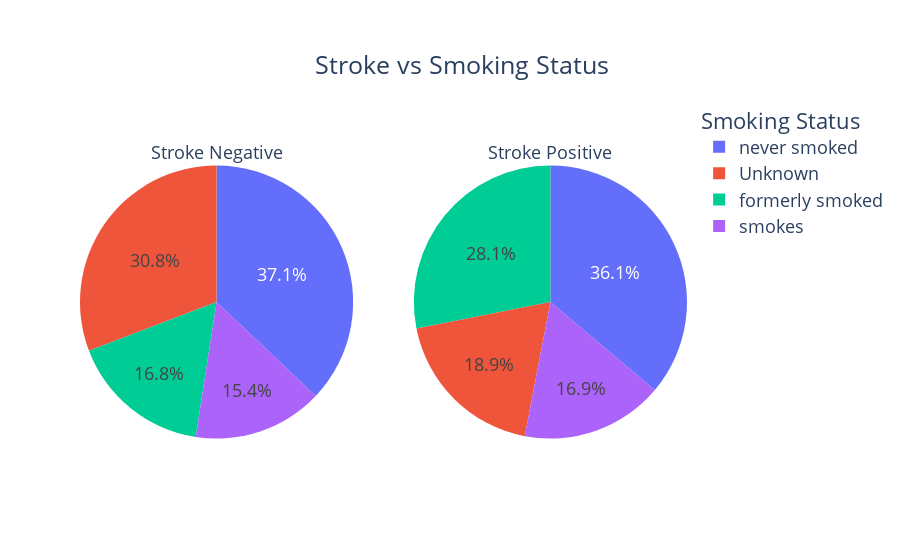

This figure's notebook cell:
### Code cell
counts0 = Counter(df[df['stroke']==0]['smoking_status'])
counts1 = Counter(df[df['stroke']==1]['smoking_status'])
fig = make_subplots(rows=1, cols=2, specs=[[{"type": "pie"}, {"type": "pie"}]])

fig.add_trace(graph_objects.Pie(
     values=[item[1] for item in sorted(counts0.items())],
     labels=[item[0] for item in sorted(counts0.items())],
     domain=dict(x=[0, 0.5]),
     name="Stroke Negative",title='Stroke Negative'), 
     row=1, col=1)

fig.add_trace(graph_objects.Pie(
     values=[item[1] for item in sorted(counts1.items())],
     labels=[item[0] for item in sorted(counts1.items())],
     domain=dict(x=[0.5, 1.0]),
     name="Stroke Positive",title='Stroke Positive'),
    row=1, col=2)

fig.update_layout(
    title={'text':'Stroke vs Smoking Status','xanchor':'left','yanchor': 'top','y':0.9,'x':0.35},
    xaxis_title="X Axis Title",
    yaxis_title="Y Axis Title",
    legend_title="Smoking Status",
    font=dict(size=18)
)

fig.show()

### Figure 1 — Plotly figure (JSON) as saved in the notebook; plotly's stock layout.template omitted (floating-point values rounded to 4 significant figures)
{"data": [{"domain": {"x": [0, 0.45], "y": [0, 1]}, "labels": ["Unknown", "formerly smoked", "never smoked", "smokes"], "name": "Stroke Negative", "title": {"text": "Stroke Negative"}, "type": "pie", "values": [1497, 815, 1802, 747]}, {"domain": {"x": [0.55, 1], "y": [0, 1]}, "labels": ["Unknown", "formerly smoked", "never smoked", "smokes"], "name": "Stroke Positive", "title": {"text": "Stroke Positive"}, "type": "pie", "values": [47, 70, 90, 42]}], "layout": {"font": {"size": 18}, "legend": {"title": {"text": "Smoking Status"}}, "title": {"text": "Stroke vs Smoking Status", "x": 0.35, "xanchor": "left", "y": 0.9, "yanchor": "top"}, "xaxis": {"title": {"text": "X Axis Title"}}, "yaxis": {"title": {"text": "Y Axis Title"}}}}
